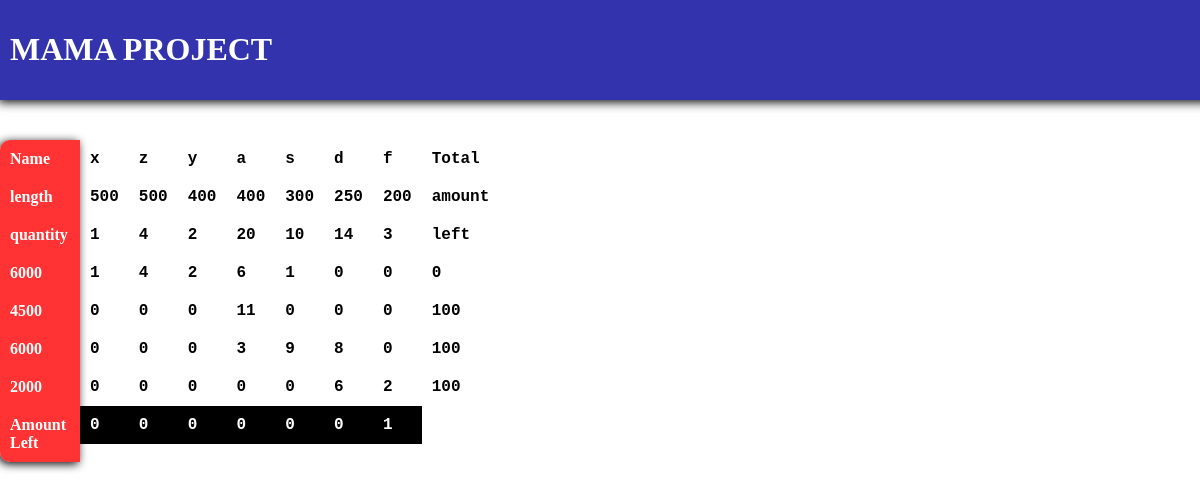
The app's page /autocalculate with its own data.
### main/models.py (models this page shows)
class row(models.Model):
    available_lengths = models.IntegerField()

### main/views.py (the view)
# urls.py: path("autocalculate", views.autocalculate, name="actocalculate")
def autocalculate(request):
    rows= row.objects.all()
    columns = column.objects.all()
    m = []
    name=[]
    lengths = []
    quantities = []
    for i in rows:
        m.append(int(i.available_lengths))
    for i in columns:
        name.append(i.name)
        lengths.append(int(i.length))
        quantities.append(int(i.quantity))
    n = len(lengths)
    for i in range(n-1):#this will sort the program
        for j in range(n-1):
            if(lengths[j]<lengths[j+1]):
                lengths[j],lengths[j+1] = lengths[j+1], lengths[j]
                quantities[j], quantities[j+1] = quantities[j+1], quantities[j]
                name[j],name[j+1] = name[j+1],name[j]
    length = lengths[:]
    quantity = quantities[:]
    dd = []
    for c in range(len(m)):
        n = len(lengths)
        dds = []
        for i in range(n):
            used = 0
            if(quantities[i]!=0):
                for j in range(quantities[i],0,-1):
                    used = 0
                    if(m[c] - (lengths[i]*j)>=0):
                        m[c]-= (lengths[i]*j)
                        used = j
                        quantities[i] -= used
                        break
            dds.append(used)
        dds.append(m[c])
        dd.append(dds)
    return render(request, "autoresult.html", {"rows":rows,"m":m,"lengths":lengths,"quantities":quantities,"middata":dd,"name":name,"length":length,"quantity":quantity})

### templates/autoresult.html (shortened to what this page needs)
<div class="head">
    <h1>MAMA PROJECT</h1>
</div>
<div class="column">
    <table>
        <tr>
            <td>
                Name
            </td>
        </tr>
        <tr>
            <td>
                length
            </td>
        </tr>
        <tr>
            <td>
                quantity
            </td>
        </tr>
        {% for i in rows %}
            <tr>
                <td>{{i.available_lengths}}</td>
            </tr>
        {% endfor %}
        <tr>
            <td>Amount Left</td>
        </tr>
    </table>
</div>
<div class="column1">
        <table>
            <tr>
                {% for i in name%}
                <td>
                        <p>{{i}}</p>
                </td>
                {% endfor %}
                <td>Total</td>
            </tr>
            <tr>
                {% for i in length %}
                <td>
                    <p>{{i}}</p>
                </td>
                {% endfor %}
                <td>amount</td>
            </tr>
            <tr>
                {% for i in quantity %}
                <td>
                    <p>{{i}}</p>
                </td>
                {% endfor %}
                <td>left</td>
            </tr>
                {% for i in middata %}
                    <tr>
                        {% for j in i %}
                            <td>{{j}}</td>
                        {% endfor %}
                    </tr>
                {% endfor %}
                <tr class="res">
                    {% for i in quantities %}
                        <td>
                            {{i}}
                        </td>
                    {% endfor %}
                </tr>
        </table>

### templates/autoresult.html (style rules this page uses)
.head { box-shadow: -2px 2px 10px black; position : fixed; background-color: rgba(0, 0, 153, 0.8); color: white; padding:10px; margin-bottom: 20px; font-family:initial; width:100%; }
.column { margin-top:140px; float: left; width: 40px; padding-right: 40px; background-color: rgba(255, 0, 0, 0.8); font-weight:bold; border-top-left-radius: 10px; border-bottom-left-radius: 10px; box-shadow: -2px 2px 10px black; }
.column1 { margin-top:140px; float: left; width: 80%; padding-right: 40px; font-family: 'Courier New', Courier, monospace; }
table { border-collapse: collapse; font-weight: bold; }
.column1 td { padding: 10px; }
.column td { padding: 10px; color: white; }
.res { background-color: black; color: white; }

### records on screen
row: available_lengths "6000"
row: available_lengths "4500"
row: available_lengths "6000"
row: available_lengths "2000"

### other values on screen
{{ i }} "x" "z" "y" "a" "s" "d" "f"
{{ i }} "500" "500" "400" "400" "300" "250" "200"
{{ i }} "1" "4" "2" "20" "10" "14" "3"
{{ j }} "1" "4" "2" "6" "1" "0" "0" "0" "0" "0" "0" "11" "0" "0" "0" "100" "0" "0" "0" "3" "9" "8" "0" "100" "0" "0" "0" "0" "0" "6" "2" "100"
{{ i }} "0" "0" "0" "0" "0" "0" "1"
